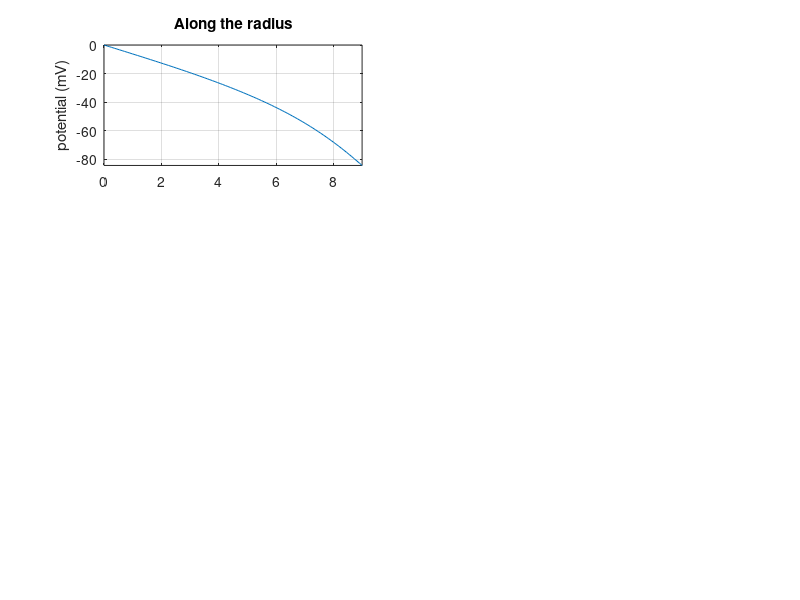

Here is the MATLAB script that generated this plot: (Note: this script raises an error after producing the figure.)

% ===== Elementary example: potential inside an isotropic, homogeneous circle
%
%clear
alpha = 0.28; R = 9; sig = 4.5; js = 80;
nterms = 109;	% highest term to include in the sum
nr = 100; nphi = 500;	% discretization in rad and circumf directions

% precompute coefficients
k = 1:2:nterms;	%       k - indices for 1, 3...
Ak = (-4*js)/(pi*sig) * sin(alpha*k) ./ (k.*k.*R.^(k-1));

% ===== potential, field, current dens. as a function of radius
dr = R/nr;
rad = 0:dr:R;
phi = 0;
for n = 1:length(rad)
  r = rad(n);
  aux = r.^k .* cos(k*phi);
  Vr(n) = Ak * aux' ; 		% potential
  aux = k .* r.^(k-1) .* cos(k*phi);
  Erad(n) = - Ak * aux' ;	% e-field in radial direction
  aux = k .* r.^(k-1) .* sin(k*phi);
  Ephi(n) = Ak * aux' ;		% e-field in angular direction
  Emag(n) = sqrt(Erad(n)*Erad(n) + Ephi(n)*Ephi(n));	% magnitude
  Jrad(n) = sig * Erad(n);	% curr dens in radial direction
  Jphi(n) = sig * Ephi(n);	% curr dens in angular direction
  Jmag(n) = sig * Emag(n);		% magnitude
  end

% plots of analytical solution along the radius
subplot(3,2,1)
plot(rad,Vr); grid on; ylabel('potential (mV)');
axis([0 R -inf inf]); title('Along the radius');
hold on;
plot(a(:,1), a(:,2), 'r');

subplot(3,2,3);
plot(rad,Emag); grid on; ylabel('|E| (mV/cm)')
axis([0 R -inf inf]);
hold on;
plot(c(:,1), c(:,2), 'r');

subplot(3,2,5);
plot(rad,Jphi); grid on; ylabel('Jphi (uA/cm2)')
axis([0 R -inf inf]);
xlabel('distance (cm)'); 
hold on;
plot(e(:,1), e(:,2), 'r');

% ===== potential, field, current dens. as a function of circumference
r = R;
dphi = 0.5*pi/nphi;
phivec = 0:dphi:0.5*pi;
for n = 1:length(phivec)
  phi = phivec(n);
  aux = r.^k .* cos(k*phi);
  Vc(n) = Ak * aux' ;		% potential
  aux = k .* r.^(k-1) .* cos(k*phi);
  Erad(n) = - Ak * aux' ;	% e-field in radial direction
  aux = k .* r.^(k-1) .* sin(k*phi);
  Ephi(n) = Ak * aux' ;		% e-field in angular direction
  Emag(n) = sqrt(Erad(n)*Erad(n) + Ephi(n)*Ephi(n));	% magnitude
  Jrad(n) = sig * Erad(n);	% current dens in radial direction
  Jphi(n) = sig * Ephi(n);	% current dens in radial direction
  Jmag(n) = sig * Emag(n);	% magnitude
  end

% plots of analytical solution along the circumference
subplot(3,2,2)
plot(phivec,Vc); grid on; ylabel('potential (mV)');
axis([0 0.5*pi -inf inf]); title('Along the circumference')
hold on;
plot(flipud(b(:,1))/9, b(:,2), 'r');

subplot(3,2,4)
plot(phivec,Emag); grid on; ylabel('|E| (mV/cm)')
axis([0 0.5*pi -inf inf]);
hold on;
plot(flipud(d(:,1))/9, d(:,2), 'r');

subplot(3,2,6)
plot(phivec,Jrad); grid on; ylabel('Jr (mV/cm)')
axis([0 0.5*pi -inf inf]);
xlabel('angle (rad)');
hold on;
plot(flipud(f(:,1))/9, f(:,2), 'r');

return
